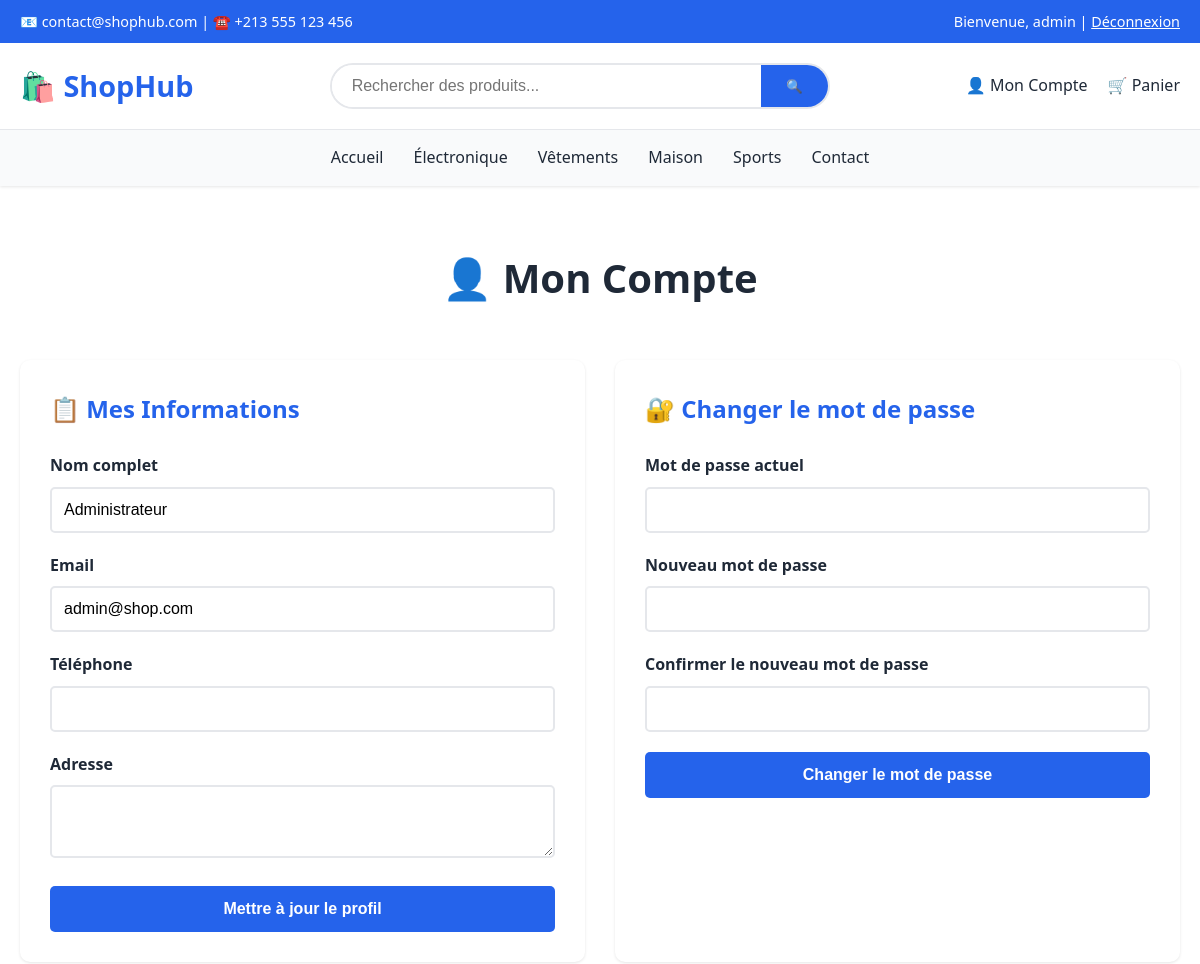
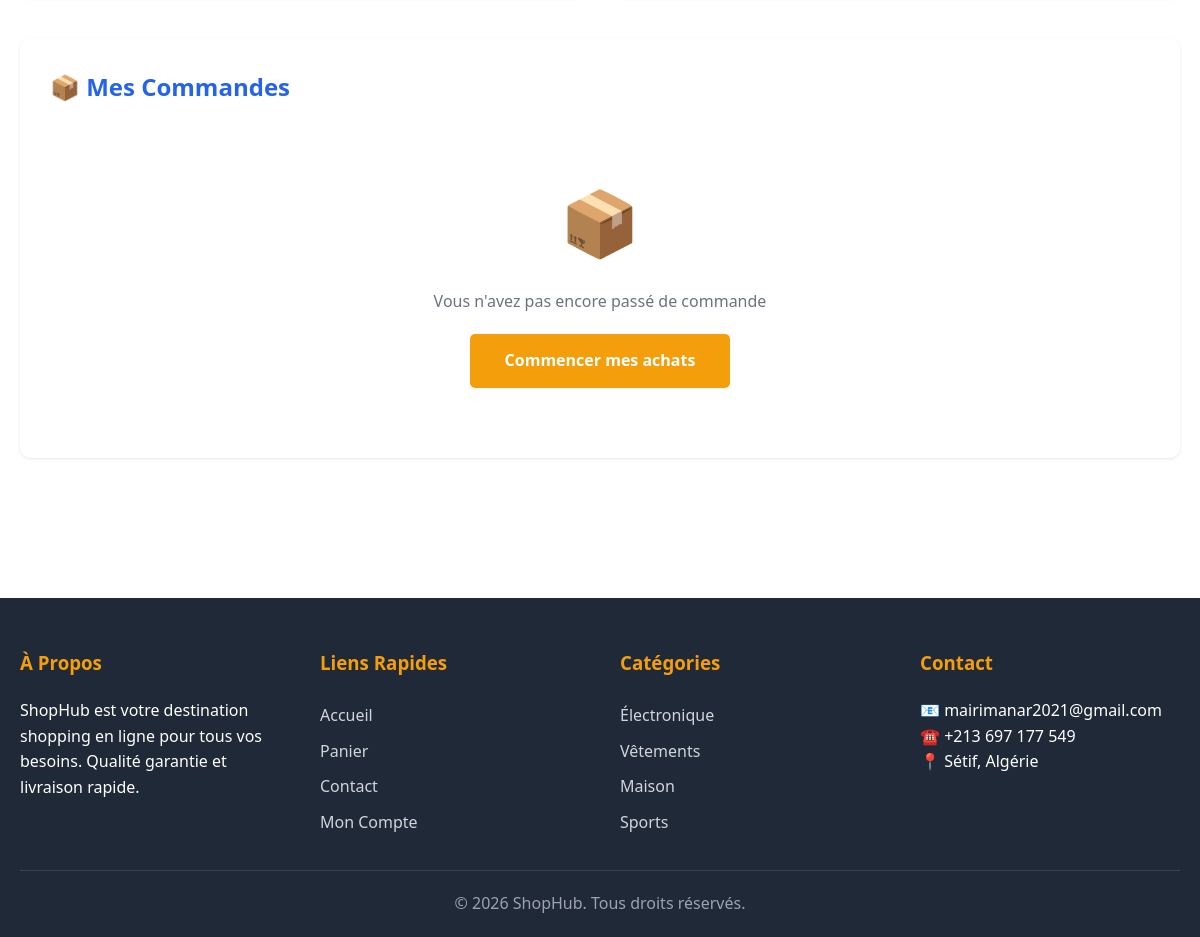
The app's page /account.php (signed in) with its own data (2 pictures, top to bottom).
### tables this page shows
CREATE TABLE IF NOT EXISTS categories (
    id INT AUTO_INCREMENT PRIMARY KEY,
    name VARCHAR(100) NOT NULL,
    description TEXT,
    created_at TIMESTAMP DEFAULT CURRENT_TIMESTAMP
);

CREATE TABLE IF NOT EXISTS users (
    id INT AUTO_INCREMENT PRIMARY KEY,
    username VARCHAR(50) NOT NULL UNIQUE,
    email VARCHAR(100) NOT NULL UNIQUE,
    password VARCHAR(255) NOT NULL,
    full_name VARCHAR(100),
    address TEXT,
    phone VARCHAR(20),
    is_admin BOOLEAN DEFAULT FALSE,
    created_at TIMESTAMP DEFAULT CURRENT_TIMESTAMP
);

### account.php (the view, shortened to what this page needs)
<?php
require_once 'includes/config.php';
$stmt = $pdo->prepare("SELECT * FROM users WHERE id = ?");
$stmt->execute([$_SESSION['user_id']]);
$user = $stmt->fetch();
$stmt = $pdo->prepare("SELECT * FROM orders WHERE user_id = ? ORDER BY created_at DESC");
$stmt->execute([$_SESSION['user_id']]);
$orders = $stmt->fetchAll();
?>
<!DOCTYPE html>
<html lang="fr">
<head>
    <link rel="stylesheet" href="css/style.css">
</head>
<body>
    <?php include 'includes/header.php'; ?>
    <section class="products-section">
        <div class="container">
            <h1 class="section-title">👤 Mon Compte</h1>
            <div style="display: grid; grid-template-columns: 1fr 1fr; gap: 30px;">
                <div style="background: white; padding: 30px; border-radius: 10px; box-shadow: var(--shadow);">
                    <h2 style="margin-bottom: 25px; color: var(--primary-color);">📋 Mes Informations</h2>
                    <form method="POST" action="">
                        <div class="form-group">
                            <label>Nom complet</label>
                            <input type="text" name="full_name" value="<?php echo htmlspecialchars($user['full_name']); ?>" required>
                        </div>
                        <div class="form-group">
                            <label>Email</label>
                            <input type="email" name="email" value="<?php echo htmlspecialchars($user['email']); ?>" required>
                        </div>
                        <div class="form-group">
                            <label>Téléphone</label>
                            <input type="tel" name="phone" value="<?php echo htmlspecialchars($user['phone'] ?? ''); ?>">
                        </div>
                        <div class="form-group">
                            <label>Adresse</label>
                            <textarea name="address" rows="3"><?php echo htmlspecialchars($user['address'] ?? ''); ?></textarea>
                        </div>
                        <button type="submit" name="update_profile" class="btn btn-primary" style="width: 100%;">
                            Mettre à jour le profil
                        </button>
                    </form>
                </div>
                <div style="background: white; padding: 30px; border-radius: 10px; box-shadow: var(--shadow);">
                    <h2 style="margin-bottom: 25px; color: var(--primary-color);">🔐 Changer le mot de passe</h2>
                    <form method="POST" action="">
                        <div class="form-group">
                            <label>Mot de passe actuel</label>
                            <input type="password" name="current_password" required>
                        </div>
                        <div class="form-group">
                            <label>Nouveau mot de passe</label>
                            <input type="password" name="new_password" required>
                        </div>
                        <div class="form-group">
                            <label>Confirmer le nouveau mot de passe</label>
                            <input type="password" name="confirm_password" required>
                        </div>
                        <button type="submit" name="change_password" class="btn btn-primary" style="width: 100%;">
                            Changer le mot de passe
                        </button>
                    </form>
                </div>
            </div>
            <div style="margin-top: 40px; background: white; padding: 30px; border-radius: 10px; box-shadow: var(--shadow);">
                <h2 style="margin-bottom: 25px; color: var(--primary-color);">📦 Mes Commandes</h2>
                <?php if (count($orders) > 0): ?>
                    <table style="width: 100%; border-collapse: collapse;">
                        <thead>
                            <tr style="background: var(--light-bg); text-align: left;">
                                <th style="padding: 15px; border-bottom: 2px solid var(--border-color);">Commande #</th>
                                <th style="padding: 15px; border-bottom: 2px solid var(--border-color);">Date</th>
                                <th style="padding: 15px; border-bottom: 2px solid var(--border-color);">Total</th>
                                <th style="padding: 15px; border-bottom: 2px solid var(--border-color);">Statut</th>
                            </tr>
                        </thead>
                        <tbody>
                            <?php foreach($orders as $order): ?>
                                <tr>
                                    <td style="padding: 15px; border-bottom: 1px solid var(--border-color);">
                                        #<?php echo $order['id']; ?>
                                    </td>
                                    <td style="padding: 15px; border-bottom: 1px solid var(--border-color);">
                                        <?php echo date('d/m/Y H:i', strtotime($order['created_at'])); ?>
                                    </td>
                                    <td style="padding: 15px; border-bottom: 1px solid var(--border-color);">
                                        <?php echo number_format($order['total'], 2); ?> DA
                                    </td>
                                    <td style="padding: 15px; border-bottom: 1px solid var(--border-color);">
                                        <?php
                                        $status_colors = [
                                            'pending' => '#f59e0b',
                                            'processing' => '#3b82f6',
                                            'shipped' => '#8b5cf6',
                                            'delivered' => '#10b981',
                                            'cancelled' => '#ef4444'
                                        ];
                                        $status_labels = [
                                            'pending' => 'En attente',
                                            'processing' => 'En cours',
                                            'shipped' => 'Expédié',
                                            'delivered' => 'Livré',
                                            'cancelled' => 'Annulé'
                                        ];
                                        ?>
                                        <span style="padding: 5px 15px; border-radius: 20px; background: <?php echo $status_colors[$order['status']]; ?>20; color: <?php echo $status_colors[$order['status']]; ?>; font-weight: 600;">
                                            <?php echo $status_labels[$order['status']]; ?>
                                        </span>
                                    </td>
                                </tr>
                            <?php endforeach; ?>
                        </tbody>
                    </table>
                <?php else: ?>
                    <div style="text-align: center; padding: 40px 0;">
                        <div style="font-size: 4em; margin-bottom: 15px;">📦</div>
                        <p style="color: #6b7280;">Vous n'avez pas encore passé de commande</p>
                        <a href="index.php" class="btn" style="margin-top: 20px;">Commencer mes achats</a>
                    </div>
                <?php endif; ?>
            </div>
        </div>
    </section>
    <?php include 'includes/footer.php'; ?>
</body>
</html>

### includes/header.php (shortened to what this page needs)
<?php
$stmt = $pdo->query("SELECT * FROM categories");
$categories = $stmt->fetchAll();
?>
<header>
    <div class="header-top">
        <div class="container">
            <div>📧 contact@shophub.com | ☎️ +213 555 123 456</div>
            <div>
                <?php if(isset($_SESSION['user_id'])): ?>
                    Bienvenue, <?php echo htmlspecialchars($_SESSION['username']); ?> |
                    <a href="logout.php" style="color: white;">Déconnexion</a>
                <?php else: ?>
                    <a href="login.php" style="color: white;">Connexion</a> |
                    <a href="register.php" style="color: white;">Inscription</a>
                <?php endif; ?>
            </div>
        </div>
    </div>
    <div class="header-main">
        <div class="container">
            <a href="index.php" class="logo">🛍️ ShopHub</a>
            <div class="search-bar">
                <form action="search.php" method="GET">
                    <input type="text" name="q" placeholder="Rechercher des produits..." required>
                    <button type="submit">🔍</button>
                </form>
            </div>
            <div class="header-actions">
                <?php if(isset($_SESSION['user_id'])): ?>
                    <a href="account.php">👤 Mon Compte</a>
                <?php endif; ?>
                <a href="cart.php">
                    🛒 Panier
                </a>
            </div>
        </div>
    </div>
    <nav>
        <ul>
            <li><a href="index.php">Accueil</a></li>
            <?php foreach($categories as $category): ?>
                <li><a href="category.php?id=<?php echo $category['id']; ?>">
                    <?php echo htmlspecialchars($category['name']); ?>
                </a></li>
            <?php endforeach; ?>
            <li><a href="contact.php">Contact</a></li>
        </ul>
    </nav>
</header>

### includes/footer.php (shortened to what this page needs)
<?php
$stmt = $pdo->query("SELECT * FROM categories");
$footer_categories = $stmt->fetchAll();
?>
<footer>
    <div class="container">
        <div class="footer-content">
            <div class="footer-section">
                <h3>À Propos</h3>
                <p>ShopHub est votre destination shopping en ligne pour tous vos besoins. Qualité garantie et livraison rapide.</p>
            </div>
            <div class="footer-section">
                <h3>Liens Rapides</h3>
                <ul>
                    <li><a href="index.php">Accueil</a></li>
                    <li><a href="cart.php">Panier</a></li>
                    <li><a href="contact.php">Contact</a></li>
                    <?php if(isset($_SESSION['user_id'])): ?>
                        <li><a href="account.php">Mon Compte</a></li>
                    <?php endif; ?>
                </ul>
            </div>
            <div class="footer-section">
                <h3>Catégories</h3>
                <ul>
                    <?php foreach($footer_categories as $category): ?>
                        <li><a href="category.php?id=<?php echo $category['id']; ?>">
                            <?php echo htmlspecialchars($category['name']); ?>
                        </a></li>
                    <?php endforeach; ?>
                </ul>
            </div>
            <div class="footer-section">
                <h3>Contact</h3>
                <ul>
                    <li>📧 mairimanar2021@gmail.com</li>
                    <li>☎️ +213 697 177 549</li>
                    <li>📍 Sétif, Algérie</li>
                </ul>
            </div>
        </div>
        <div class="footer-bottom">
            <p>&copy; 2026 ShopHub. Tous droits réservés.</p>
        </div>
    </div>
</footer>

### css/style.css (style rules this page uses)
:root { --primary-color: #2563eb; --secondary-color: #1e40af; --accent-color: #f59e0b; --text-color: #1f2937; --light-bg: #f9fafb; --border-color: #e5e7eb; --success-color: #10b981; --danger-color: #ef4444; --shadow: 0 1px 3px rgba(0, 0, 0, 0.1); --shadow-lg: 0 10px 25px rgba(0, 0, 0, 0.1); }
* { margin: 0; padding: 0; box-sizing: border-box; }
body { font-family: 'Segoe UI', Tahoma, Geneva, Verdana, sans-serif; line-height: 1.6; color: var(--text-color); background-color: #fff; }
.container { max-width: 1200px; margin: 0 auto; padding: 0 20px; }
header { background: #fff; box-shadow: var(--shadow); position: sticky; top: 0; z-index: 1000; }
.header-top { background: var(--primary-color); color: white; padding: 10px 0; font-size: 0.9em; }
.header-top .container { display: flex; justify-content: space-between; align-items: center; }
.header-main { padding: 20px 0; }
.header-main .container { display: flex; justify-content: space-between; align-items: center; gap: 30px; }
.logo { font-size: 1.8em; font-weight: bold; color: var(--primary-color); text-decoration: none; }
.search-bar { flex: 1; max-width: 500px; }
.search-bar form { display: flex; border: 2px solid var(--border-color); border-radius: 25px; overflow: hidden; }
.search-bar input { flex: 1; padding: 12px 20px; border: none; outline: none; font-size: 1em; }
.search-bar button { padding: 12px 25px; background: var(--primary-color); color: white; border: none; cursor: pointer; transition: background 0.3s; }
.header-actions { display: flex; gap: 20px; align-items: center; }
.header-actions a { display: flex; align-items: center; gap: 8px; color: var(--text-color); text-decoration: none; transition: color 0.3s; }
nav { background: var(--light-bg); border-top: 1px solid var(--border-color); }
nav ul { list-style: none; display: flex; justify-content: center; gap: 30px; padding: 15px 0; }
nav a { color: var(--text-color); text-decoration: none; font-weight: 500; transition: color 0.3s; }
.btn { display: inline-block; padding: 14px 35px; background: var(--accent-color); color: white; text-decoration: none; border-radius: 5px; font-weight: 600; transition: all 0.3s; border: none; cursor: pointer; font-size: 1em; }
.btn-primary { background: var(--primary-color); }
.products-section { padding: 60px 0; }
.section-title { text-align: center; font-size: 2.5em; margin-bottom: 50px; color: var(--text-color); }
.form-group { margin-bottom: 20px; }
.form-group label { display: block; margin-bottom: 8px; font-weight: 600; color: var(--text-color); }
.form-group input, .form-group textarea, .form-group select { width: 100%; padding: 12px; border: 2px solid var(--border-color); border-radius: 5px; font-size: 1em; transition: border-color 0.3s; }
footer { background: #1f2937; color: white; padding: 50px 0 20px; margin-top: 80px; }
.footer-content { display: grid; grid-template-columns: repeat(auto-fit, minmax(250px, 1fr)); gap: 40px; margin-bottom: 30px; }
.footer-section h3 { margin-bottom: 20px; color: var(--accent-color); }
.footer-section ul { list-style: none; }
.footer-section a { color: #d1d5db; text-decoration: none; display: block; padding: 5px 0; transition: color 0.3s; }
.footer-bottom { text-align: center; padding-top: 20px; border-top: 1px solid #374151; color: #9ca3af; }

### records on screen
categories: name "Électronique"
categories: name "Vêtements"
categories: name "Maison"
categories: name "Sports"
users: full_name "Administrateur", email "admin@shop.com"

### other values on screen
$_SESSION['username'] "admin"
